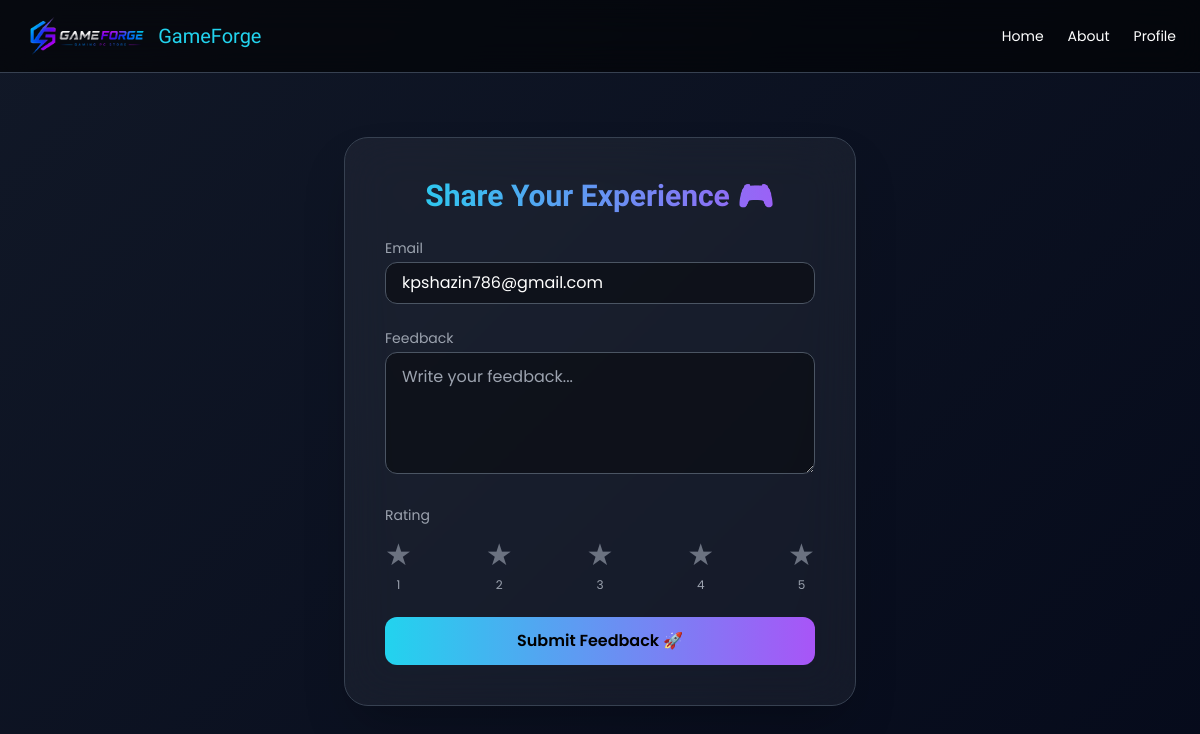
The page /feedback/ (signed in) on the database as committed earlier.
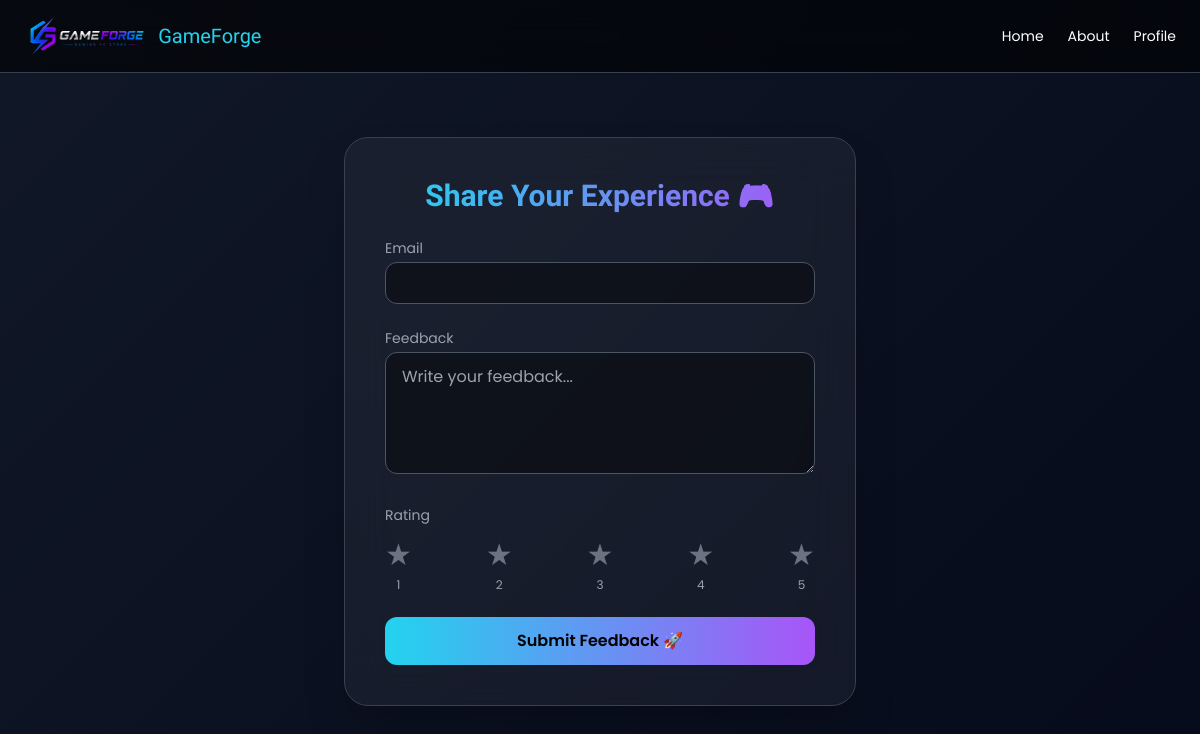
The same page on the database as committed later.
### games/models.py (models this page shows, shortened)
class User(models.Model):
    name = models.CharField(max_length=100)
    email=models.EmailField()
    password = models.CharField(max_length=10)
    address = models.CharField(max_length=200)
    phone=models.IntegerField()

### games/views.py (the view, shortened to what this page needs)
# urls.py: path('feedback/', views.feedback, name='feedback'),
def feedback(request):
    email = request.session.get('email')
    if not email:
        return redirect('/login')  #
    user = User.objects.filter(email=email).first()
    return render(request, 'feedback.html', {'e': user})

### games/templates/feedback.html (shortened to what this page needs)
{% load static %}
<!DOCTYPE html>
<html lang="en">
<head>
<script src="https://cdn.tailwindcss.com"></script>
</head>
<body class="min-h-screen text-white">
<div class="bg-black/60 backdrop-blur-lg border-b border-gray-700 px-6 py-4 flex justify-between items-center">
    <div class="flex items-center gap-3">
        <img src="\static\img\gameforge-logo.PNG" class="h-10">
        <span class="gaming-font text-xl text-cyan-400">GameForge</span>
    </div>
    <div class="flex gap-6 text-sm">
        <a href="{% url 'index' %}" class="hover:text-cyan-400">Home</a>
        <a href="{% url 'about' %}" class="hover:text-cyan-400">About</a>
        <a href="{% url 'profile' %}" class="hover:text-cyan-400">Profile</a>
    </div>
</div>
<div class="flex items-center justify-center mt-16 px-4">
<div class="backdrop-blur-xl bg-white/5 border border-gray-700 shadow-2xl rounded-3xl p-10 w-full max-w-lg">
    <h2 class="text-3xl font-semibold text-center mb-6 gaming-font
               bg-gradient-to-r from-cyan-400 to-purple-500 bg-clip-text text-transparent">
    </h2>
    <form method="POST" class="space-y-6">
        <div>
            <label class="block text-sm mb-1 text-gray-400">Email</label>
            <input type="email" name="email" value="{{ e.email }}" readonly
                class="w-full px-4 py-2 rounded-xl bg-black/40 text-white border border-gray-600 focus:outline-none">
        </div>
        <div>
            <label class="block text-sm mb-1 text-gray-400">Feedback</label>
            <textarea name="feedback_text" rows="4" placeholder="Write your feedback..."
                class="w-full px-4 py-3 rounded-xl bg-black/40 text-white border border-gray-600
                       focus:outline-none focus:ring-2 focus:ring-cyan-400 transition"></textarea>
        </div>
        <div>
            <label class="block text-sm mb-3 text-gray-400">Rating</label>
            <div class="flex justify-between text-center">
                {% for i in "12345" %}
                <label class="cursor-pointer group">
                    <div class="flex flex-col items-center">
                        <span class="text-3xl text-gray-500
                                     peer-checked:text-yellow-400
                                     group-hover:scale-125
                                     group-hover:text-yellow-300
                                     transition duration-200">
                            ★
                        </span>
                        <span class="text-xs mt-1 text-gray-400">{{ i }}</span>
                    </div>
                </label>
                {% endfor %}
            </div>
        </div>
        <button type="submit"
            class="w-full py-3 rounded-xl font-semibold
                   bg-gradient-to-r from-cyan-400 to-purple-500 text-black
                   hover:scale-105 hover:shadow-lg hover:shadow-cyan-400/40 transition duration-300">
            Submit Feedback 🚀
        </button>
    </form>
</div>
</div>
</body>
</html>

Rows that differ between the two databases and show on the page:
removed User: email "kpshazin786@gmail.com"
